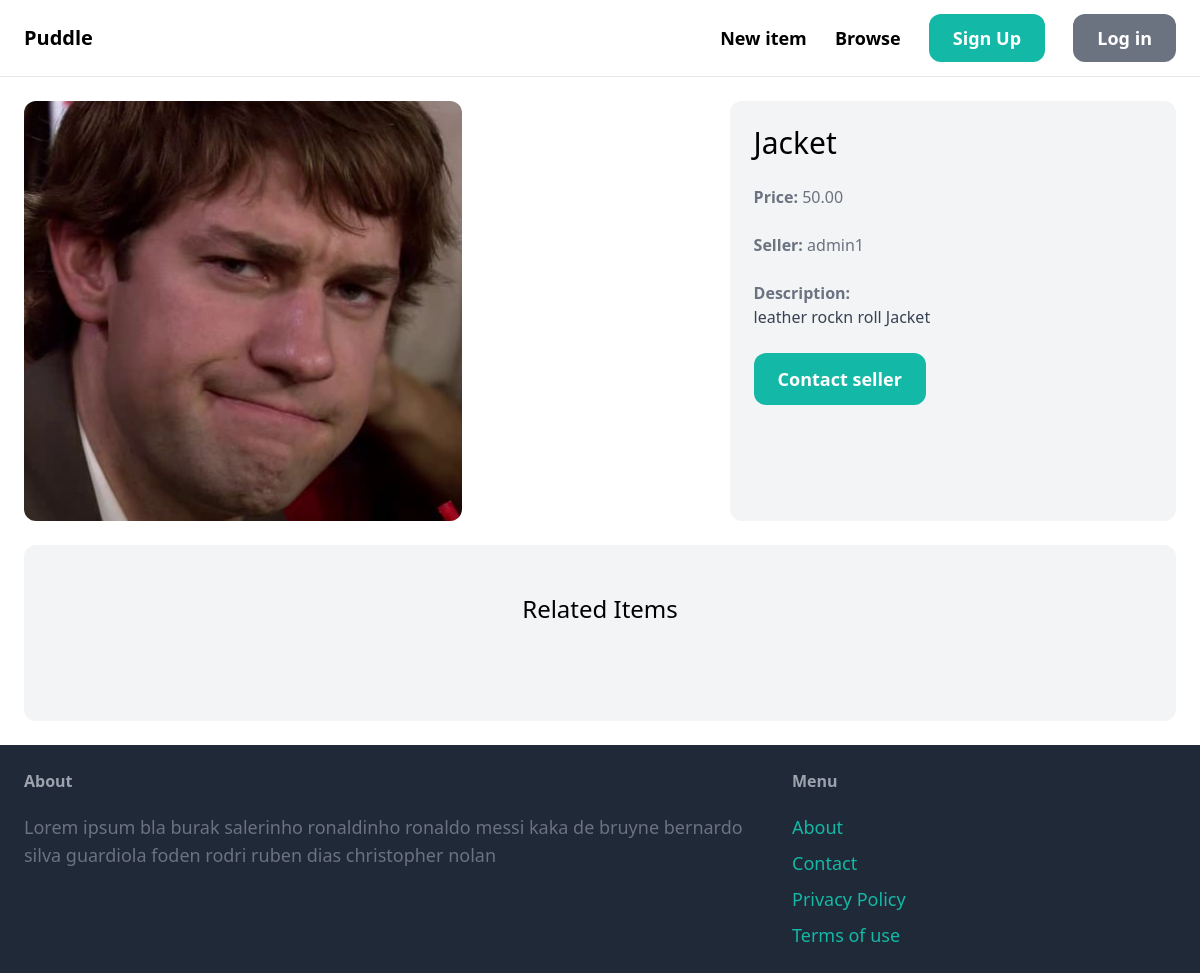
Page /item/2/ on the earlier database version.
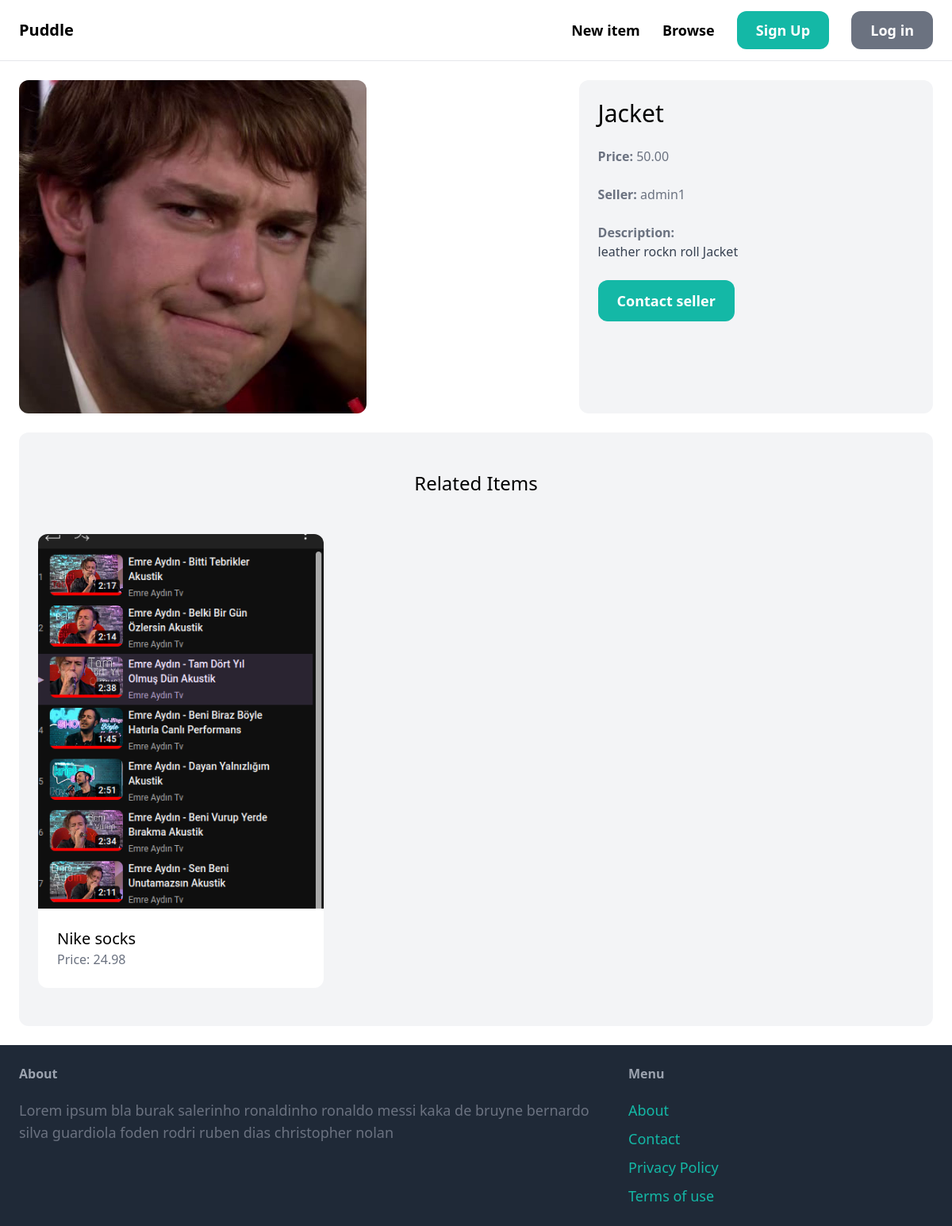
Same page on the later database version.
### item/models.py (models this page shows, shortened)
class Item(models.Model):
    category = models.ForeignKey(Category, related_name='items', on_delete=models.CASCADE)
    name = models.CharField(max_length=255)
    description = models.TextField(blank=True, null=True)
    price = models.DecimalField(max_digits=6, decimal_places=2)
    image = models.ImageField(upload_to='item_images', blank=True, null=True)
    is_sold = models.BooleanField(default=False)
    created_at = models.DateTimeField(auto_now_add=True)
    created_by = models.ForeignKey(User, related_name='items', on_delete=models.CASCADE)
    class Meta:
        ordering = ['name']

### item/views.py (the view)
# urls.py: path('<int:item_id>/', views.detail, name='detail')
def detail(request, item_id):
  item = get_object_or_404(Item, pk=item_id)
  related_items = Item.objects.filter(category=item.category, is_sold=False).exclude(pk=item_id)[:3]
  return render(request, 'item/detail.html', {'item': item, 'related_items': related_items})

### item/templates/item/detail.html (shortened to what this page needs)
{% extends 'core/base.html' %}
{% block content %}
<div class="grid grid-cols-5 gap-6">
  <div class="col-span-3">
    <img src="{{ item.image.url }}" class="rounded-xl">
  </div>
  <div class="col-span-2 p-6 bg-gray-100 rounded-xl">
    <h1 class="mb-6 text-3xl">{{ item.name }}</h1>
    <p class="mb-6 text-gray-500"><strong>Price: </strong>{{ item.price }}</p>
    <p class="mb-6 text-gray-500"><strong>Seller: </strong>{{ item.created_by.username }}</p>
    {% if item.description %}
      <p class="text-gray-700">
        <strong class="text-gray-500">Description: </strong><br>{{ item.description }}
      </p>
    {% endif %}
    <a href="#" class="inline-block mt-6 px-6 py-3 text-lg font-semibold bg-teal-500 text-white rounded-xl hover:bg-teal-700">Contact seller</a>
  </div>
</div>
<div class="mt-6 px-6 py-12 bg-gray-100 rounded-xl">
  <h2 class="mb-12 text-2xl text-center">Related Items</h2>
  <div class="grid grid-cols-3 gap-3">
    {% for item in related_items %}
      <div>
        <a href="{% url 'item:detail' item.id %}">
          <div>
            <img src="{{ item.image.url }}" class="rounded-t-xl">
          </div>
          <div class="p-6 bg-white rounded-b-xl">
            <h2 class="text-xl">{{ item.name }}</h2>
            <p class="text-gray-500">Price: {{ item.price }}</p>
          </div>
        </a>
      </div>
    {% endfor %}
  </div>
</div>
{% endblock %}

Differences in the rows shown:
added Item: image (picture), name "Nike socks", price "24.98"
